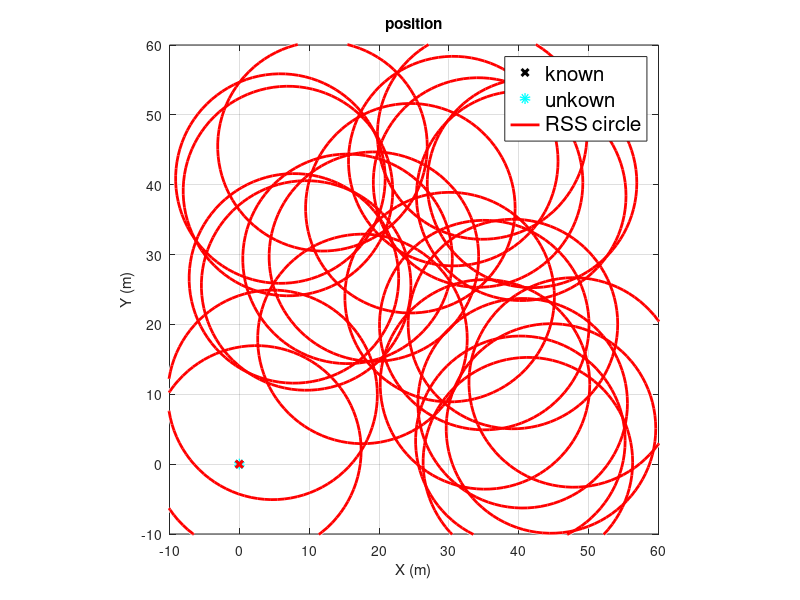

This figure's MATLAB source: (Note: this script raises an error after producing the figure.)
clear all
global app


app.N = 200;
app.robot_num = 50;
app.known_num = 25;

app.A = zeros(app.robot_num, app.robot_num);

app.robot_position = zeros(2, app.robot_num);

app.robot_state = zeros(3, app.robot_num, app.N);
app.robot_real_state = zeros(3, app.robot_num, app.N);

app.robot_distance = zeros(app.robot_num, app.robot_num, app.N);

app.RSS_radius = 15;


app.robot_RSS_radius = zeros(1, app.robot_num);
app.robot_RSS_radius(:) = app.RSS_radius;

for i = 1:size(app.robot_position,2)
    app.robot_position(:,i) = [rand()*50, rand()*50]';
    app.robot_state(:,i,1) = [rand()*50, rand()*50, rand()]';
end






a = figure(1);
clf;
axe = axes;
set(a, 'Children', axe);
pls = cell(3,1);
pls{1} = plot(axe, 0,0, 'd', 'Color', 'k', 'MarkerSize', 3, 'LineWidth', 5); hold on;
pls{2} = plot(axe, 0,0, 'o', 'Color', 'c', 'MarkerSize', 3, 'LineWidth', 5); hold on;
pls{3} = viscircles(app.robot_position(:,1:app.known_num)', app.robot_RSS_radius(1:app.known_num)'); hold on;
pls{4} = plot(axe, 0,0, 'd', 'Color', 'r', 'MarkerSize', 3, 'LineWidth', 5);

grid(axe, 'on');
axis(axe, 'equal');
set(axe, 'XLim', [-10,60]);
set(axe, 'YLim', [-10,60]);

app.h_legend = [pls{1} pls{2} pls{3}];
legend(app.h_legend,'known','unkown','RSS_ circle', 'FontSize', 15);
xlabel(axe,'X (m)'); ylabel(axe,'Y (m)');
title('position');

for i = 2:app.N
   for j = 1:size(app.robot_real_state,2) 
       
   end
end

for i = 2:app.N
    
    
    for j = 1:size(app.robot_state,2)
      app.robot_real_state(:,j,i) = dynamics(app.robot_state(:,j,i-1), [0,0], 0.1, [0.05, 0.05, 0.05]);
      app.robot_state(:,j,i) = dynamics(app.robot_state(:,j,i-1), [0, 0], 0.1, [0.1 0.1 0.1]);
      
    end
    for j = 1:app.robot_num
       for k = 1:app.robot_num
            if j == k
               continue; 
            else
                d = app.robot_state(1:2,j,i)-app.robot_state(1:2,k,i);
                d = norm(d);
               
                if d > 30
                   app.robot_distance(j,k,i) = 0; 
                end
                app.robot_distance(j,k,i) = norm(d);
            end
       end
    end
    
    
    
    
    
    
    
    %% plot
    set(pls{1}, 'XData', app.robot_state(1,1:app.known_num,i));
    set(pls{1}, 'YData', app.robot_state(2,1:app.known_num,i));
    set(pls{2}, 'XData', app.robot_state(1,app.known_num+1:app.robot_num,i));
    set(pls{2}, 'YData', app.robot_state(2,app.known_num+1:app.robot_num,i));
    set(pls{3}.Children(1), 'XData', 0);    set(pls{3}.Children(1), 'YData', 0);
    set(pls{3}.Children(2), 'XData', 0);    set(pls{3}.Children(2), 'YData', 0);
    %     pls{3} = viscircles(app.robot_position', app.robot_RSS_radius');
    pls{3} = viscircles(app.robot_state(1:2,1:app.known_num,i)', app.robot_RSS_radius(1:app.known_num)');
    drawnow;
    
    pause(0.1);
end

